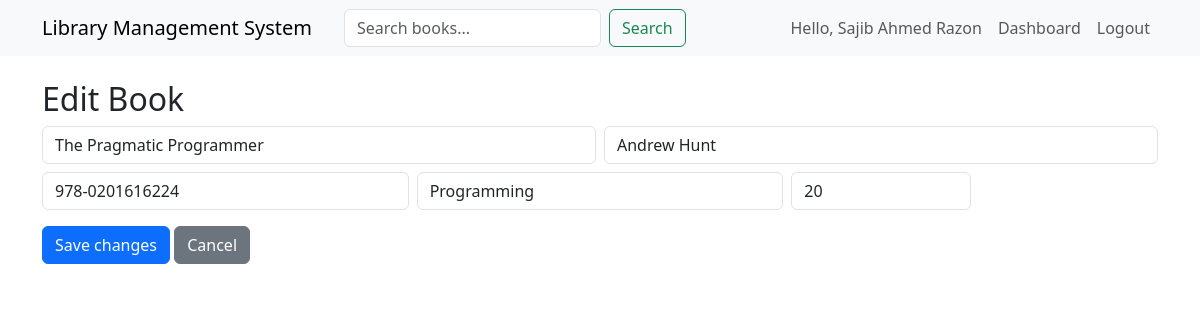
/admin/book/1/edit (signed in), run on the app's committed database.
### tables this page shows
CREATE TABLE books(
        id INTEGER PRIMARY KEY,
        title TEXT,
        author TEXT,
        isbn TEXT,
        category TEXT,
        quantity INTEGER,
        available INTEGER
    , image TEXT, pdf TEXT);

### app.py (the view, shortened to what this page needs)
@app.route('/admin/book/<int:book_id>/edit', methods=['GET', 'POST'])
@login_required
@admin_required
def admin_edit_book(book_id):
    con = db_connect()
    b = con.execute('SELECT * FROM books WHERE id=?', (book_id,)).fetchone()
    if not b:
        con.close()
        flash('Book not found', 'warning')
        return redirect(url_for('books'))
    con.close()
    return render_template('edit_book.html', book=b)

### app.py (called while the page is built)
def db_connect():
    con = sqlite3.connect(DB_PATH, detect_types=sqlite3.PARSE_DECLTYPES)
    con.row_factory = sqlite3.Row
    return con

def login_required(f):
    from functools import wraps
    @wraps(f)
    def decorated(*args, **kwargs):
        if "user_id" not in session:
            return redirect(url_for("login"))
        return f(*args, **kwargs)
    return decorated

def admin_required(f):
    from functools import wraps
    @wraps(f)
    def decorated(*args, **kwargs):
        if session.get("user_role") != "admin":
            flash("Admin access required", "danger")
            app.logger.warning("Unauthorized admin access attempt user_id=%s", session.get("user_id"))
            return redirect(url_for("dashboard"))
        return f(*args, **kwargs)
    return decorated

### templates/edit_book.html
{% extends 'base.html' %}
{% block content %}
<h2>Edit Book</h2>
<form method="post" action="" class="row g-2">
  <div class="col-md-6"><input class="form-control" name="title" placeholder="Title" value="{{ book['title'] }}" required></div>
  <div class="col-md-6"><input class="form-control" name="author" placeholder="Author" value="{{ book['author'] }}"></div>
  <div class="col-md-4 mt-2"><input class="form-control" name="isbn" placeholder="ISBN" value="{{ book['isbn'] }}"></div>
  <div class="col-md-4 mt-2"><input class="form-control" name="category" placeholder="Category" value="{{ book['category'] }}"></div>
  <div class="col-md-2 mt-2"><input class="form-control" name="quantity" type="number" min="0" value="{{ book['quantity'] }}"></div>
  <div class="col-md-12 mt-3">
    <button class="btn btn-primary">Save changes</button>
    <a class="btn btn-secondary" href="/book/{{ book['id'] }}">Cancel</a>
  </div>
</form>
{% endblock %}

### static/style.css (style rules this page uses)
body { padding-bottom: 40px; }

### data on the page
books: title "The Pragmatic Programmer", author "Andrew Hunt", isbn "978-0201616224", category "Programming", quantity "20"

### other printed values
{{ session.user_name }} "Sajib Ahmed Razon"
